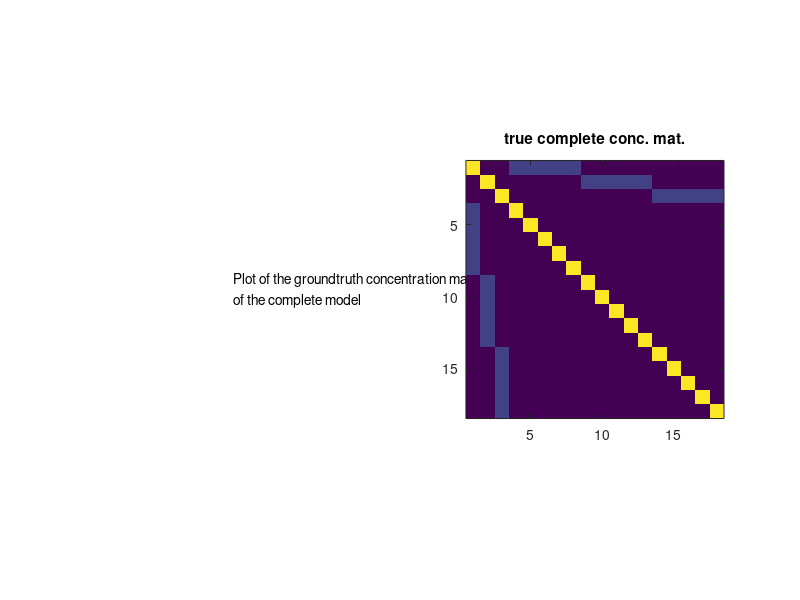
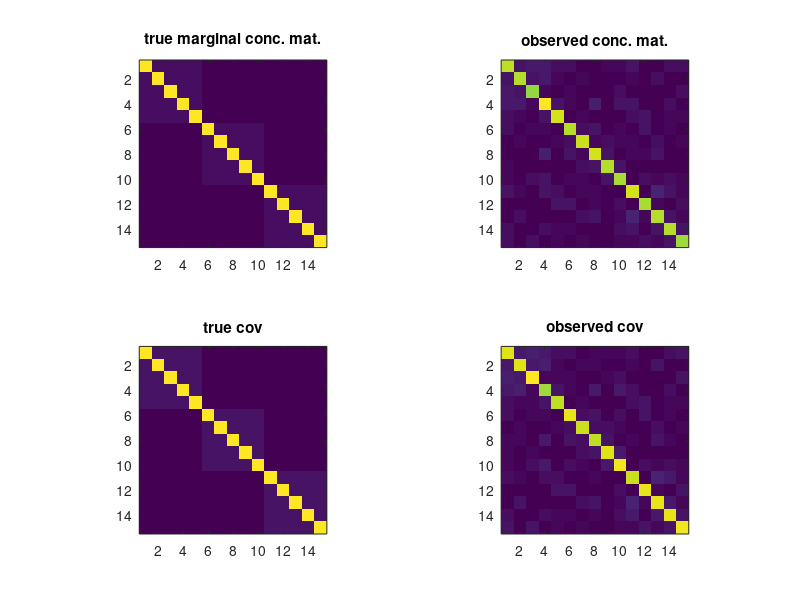

Recreate these plots in MATLAB, in order.
%
% EXPERIMEpt ON non oriepted graph structure learning with latept variables
% 
% We build the complete model and sample from it
% We assume latept variables ndependept

%% add paths
clc; clear all; close all;
addpath('../main');
addpath('../active-set');
addpath('../atom-selection');
addpath('../utils');
addpath('../other');
addpath('../prox');
addpath('../TPower_1.0');
addpath('../TPower_1.0/algorithms/TPower/');
addpath('../TPower_1.0/misc/');

%% settings
clear all; clc; close all;
n=1000; % number of samples

pl=3; % number of latept variables
po=15;% number of observed variables
pt=po+pl;

slo=.2; % level of sparsity on latent-observed block of conceptration mat
soo=.2; % level of sparsity on latent-observed block of conceptration mat
Too=0*tril(rand(po,po)<soo,-1);
Doo=.2*(Too+Too')+eye(po);
Dol=zeros(po,pl);
Dol(1:5,1)=ones(5,1);
Dol(6:10,2)=ones(5,1);
Dol(11:15,3)=ones(5,1);
Dol=.2*Dol;

%% construction of the conceptration matrix
Dfull=zeros(pt);
Dfull(1:pl,1:pl)=eye(pl);
Dfull((pl+1):pt,(pl+1):pt)=Doo;
Dfull(1:pl,(pl+1):pt)=Dol';
Dfull((pl+1):pt,1:pl)=Dol;

Dfull=.5*(Dfull+Dfull');
Dmargo=Doo-Dol*Dol';


descr = {'Plot of the function:';
    'y = A{\ite}^{-\alpha{\itt}}';
    ' ';
    'With the values:';
    'A = 0.25';
    '\alpha = .005';
    't = 0:1000'};

descr = {'Plot of the groundtruth concentration matrix';
    'of the complete model'};

figure(1);clf;
subplot(1,2,1)
axis off;
text(0.5,.5,descr)
pbaspect([1 1 1]);
subplot(1,2,2)
imagesc(abs(Dfull));
pbaspect([1 1 1]);
title('true complete conc. mat.');



if eigs(Dfull,1,'sa')<0
    error('The conceptration matrix of the complete model is not PSD \n')
end

%% sampling data
mu=zeros(1,pt); % vector of means
Xfull=mvnrnd(mu, inv(Dfull), n)';
X=Xfull((pl+1):pt,:);
S=cov(X');
% S=inv(Dmargo);

%% plotting

figure(2);clf;
subplot(2,2,1);
imagesc(abs(Dmargo));
pbaspect([1 1 1]);
title('true marginal conc. mat.');
subplot(2,2,2);
imagesc(abs(inv(S)));
pbaspect([1 1 1]);
title('observed conc. mat.');
subplot(2,2,3);
imagesc(abs(inv(Dmargo)));
pbaspect([1 1 1]);
title('true cov');
subplot(2,2,4);
imagesc(abs(S));
pbaspect([1 1 1]);
title('observed cov');


%% LVGGM Chandrasekaran S-L, (Sparse-Low Rank)


HOME = '/Users/marina/Documents/learning-gm/code-from-Kim-Chuan/LogdetPPA-0';
addpath(strcat(HOME,'/solver/'))
addpath(strcat(HOME,'/solver/mexfun'))
addpath(strcat(HOME,'/util/'))

addpath LogdetPPA-0/;
addpath LogdetPPA-0/solver/;
addpath LogdetPPA-0/solver/mexfun/;
addpath LogdetPPA-0/util/;
ttime  = clock;